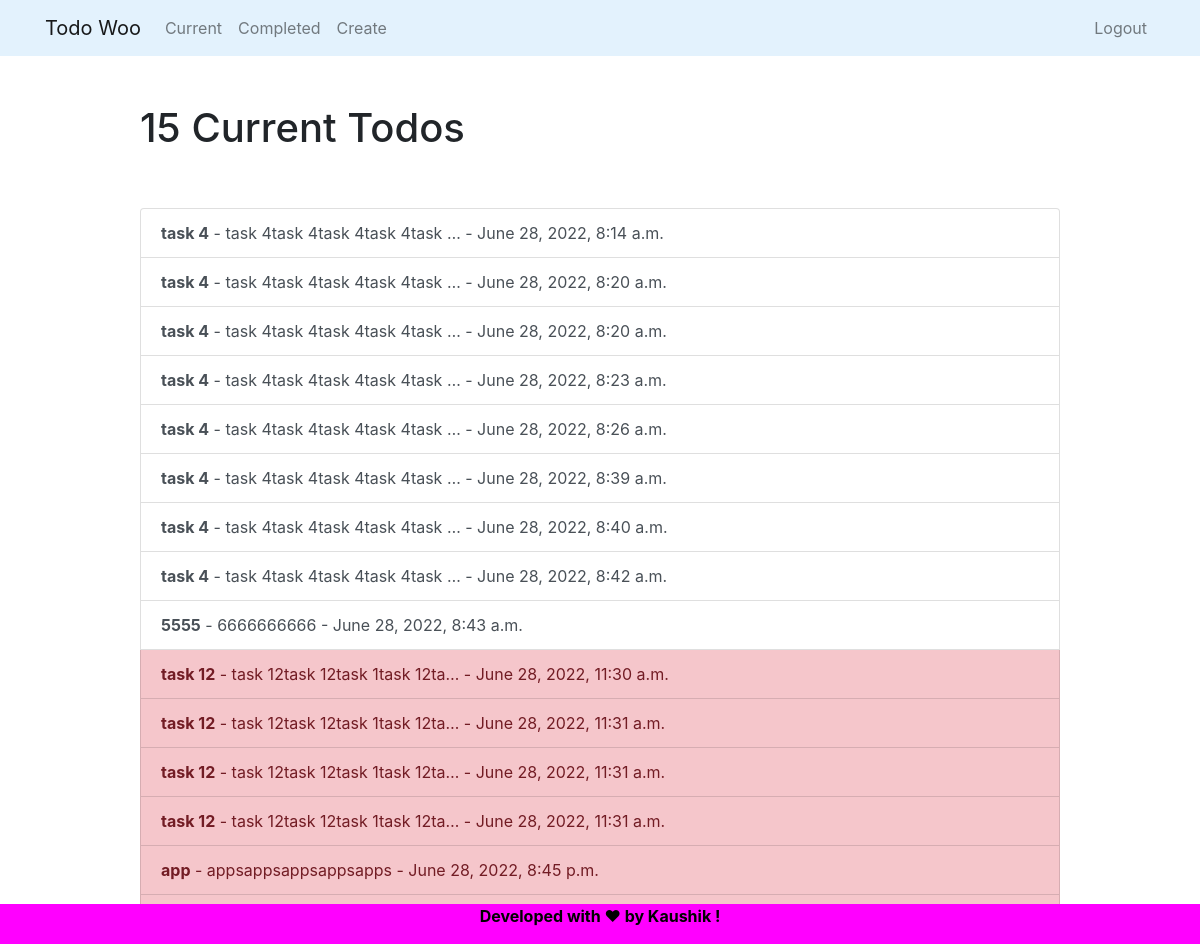
Page /currentTodos/ (signed in) on the committed database.
### todo/models.py (models this page shows, shortened)
class Todo(models.Model):
	title=models.CharField(max_length=100)
	memo=models.TextField(blank=True)
	dateCreated=models.DateTimeField(auto_now_add=True)
	dateCompleted=models.DateTimeField(null=True,blank=True)
	important=models.BooleanField(default=False)
	user=models.ForeignKey(User, on_delete=models.CASCADE)

### todo/views.py (the view)
# urls.py: path('currentTodos/',views.currentTodos,name='currentTodos'),
@login_required
def currentTodos(request):
	userTodos=Todo.objects.filter(user = request.user, dateCompleted__isnull=True)
	return render(request,'currentTodos.html',{"userTodos": userTodos})

### templates/currentTodos.html
{% extends "base.html" %}
{% block content %}
    <div class="row justify-content-center mt-5">
        <div class="col-md-10">
            {% if userTodos %}
                 <h1>{{ userTodos.count }} Current Todo{{ userTodos.count|pluralize }}</h1>
            {% else %}
                           <h1>Current Todos</h1>
            {% endif %}
        </div>
    </div>
    <div class="row justify-content-center mt-5">
        <div class="col-md-10">
        {% if userTodos %}
            <div class="list-group">
                {% for todo in userTodos %}
                    <a href="{% url 'viewTodo' todo.id %}" class="list-group-item list-group-item-action{% if todo.important %} list-group-item-danger{% endif %}"><b>{{ todo.title }}</b>{% if todo.memo %} - {{ todo.memo|truncatechars:30 }} - {% load tz %}{% timezone "Asia/Kolkata" %}{{todo.dateCreated|localtime}}{% endtimezone %}{% endif %}</a>
                {% endfor %}
            </div>
        {% else %}
            <div class="text-center">
                <h2>Looks like you don't have any todos! Nice work.</h2>
            <br>
            <a role="button" class="btn btn-primary" href="{% url 'createtodo' %}">New Todo</a>
            </div>
        {% endif %}
        </div>
    </div>
{% endblock %}

### templates/base.html (shortened to what this page needs)
{% load static %}
<!doctype html>
<html lang="en">
<head>
    <link rel="stylesheet" href="https://stackpath.bootstrapcdn.com/bootstrap/4.4.1/css/bootstrap.min.css">
</head>
<body>
<nav class="navbar navbar-expand-md navbar-light" style="background-color: #e3f2fd;">
<div class="container">
    <a class="navbar-brand" href="{% url 'home' %}">
        <span>Todo Woo</span>
    </a>
    <div class="collapse navbar-collapse" id="navbarNav">
    {% if user.is_authenticated %}
        <ul class="navbar-nav mr-auto">
                <li class="nav-item {{ current }}">
                    <a class="nav-link" href="{% url 'currentTodos' %}">Current</a>
                </li>
                <li class="nav-item {{ completed }}">
                    <a class="nav-link" href="{% url 'completeTodos' %}">Completed</a>
                </li>
                <li class="nav-item {{ create }}">
                    <a class="nav-link" href="{% url 'createtodo' %}">Create</a>
                </li>
        </ul>
    {% endif %}
    <ul class="navbar-nav ml-auto">
            {% if user.is_authenticated %}
                <li class="nav-item">
                    <a href="#" onclick="$('#signOutBtn').click()" class="nav-link">Logout</a>
                </li>
            {% endif %}
        </ul>
    </div>
</div>
</nav>
<div class="container">
{% block content %}{% endblock %}
</div>
<div class="footer">
  <p><b>Developed with &#10084 by Kaushik !</b></p>
</div>
</body>
</html>

### templates/base.html (style rules this page uses)
.footer { position: fixed; left: 0; bottom: 0; width: 100%; background-color: #ff00ff; color: black; text-align: center; }

### rows in the picture
Todo: title "task 4", memo "task 4task 4task 4task 4task …", dateCreated "June 28, 2022, 8:14 a.m."
Todo: title "task 4", memo "task 4task 4task 4task 4task …", dateCreated "June 28, 2022, 8:20 a.m."
Todo: title "task 4", memo "task 4task 4task 4task 4task …", dateCreated "June 28, 2022, 8:20 a.m."
Todo: title "task 4", memo "task 4task 4task 4task 4task …", dateCreated "June 28, 2022, 8:23 a.m."
Todo: title "task 4", memo "task 4task 4task 4task 4task …", dateCreated "June 28, 2022, 8:26 a.m."
Todo: title "task 4", memo "task 4task 4task 4task 4task …", dateCreated "June 28, 2022, 8:39 a.m."
Todo: title "task 4", memo "task 4task 4task 4task 4task …", dateCreated "June 28, 2022, 8:40 a.m."
Todo: title "task 4", memo "task 4task 4task 4task 4task …", dateCreated "June 28, 2022, 8:42 a.m."
Todo: title "5555", memo "6666666666", dateCreated "June 28, 2022, 8:43 a.m."
Todo: title "task 12", memo "task 12task 12task 1task 12ta…", dateCreated "June 28, 2022, 11:30 a.m."
Todo: title "task 12", memo "task 12task 12task 1task 12ta…", dateCreated "June 28, 2022, 11:31 a.m."
Todo: title "task 12", memo "task 12task 12task 1task 12ta…", dateCreated "June 28, 2022, 11:31 a.m."
Todo: title "task 12", memo "task 12task 12task 1task 12ta…", dateCreated "June 28, 2022, 11:31 a.m."
Todo: title "app", memo "appsappsappsappsapps", dateCreated "June 28, 2022, 8:45 p.m."

### other values in the picture
{{ userTodos.count }} "15"
